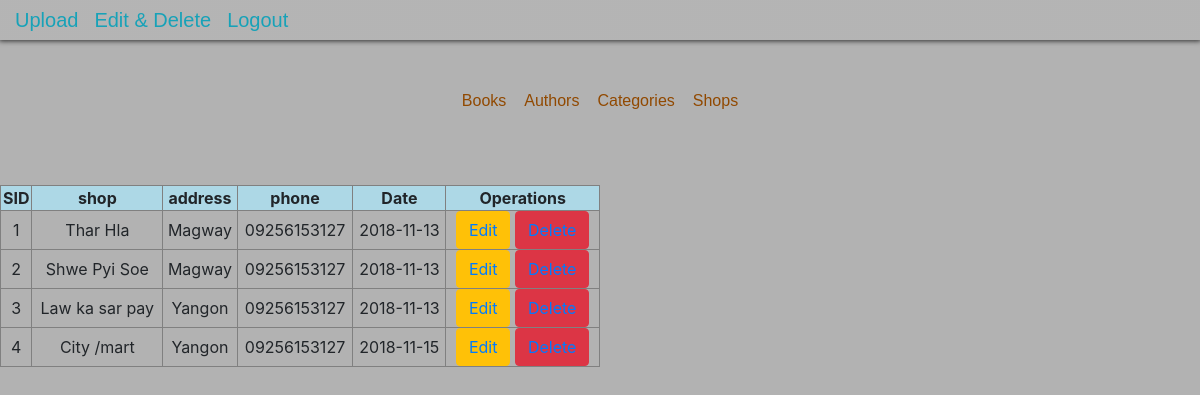
The page /edit_shops.php on the database its author committed.
### tables this page shows
CREATE TABLE `shops` (
  `sid` int(20) NOT NULL,
  `sname` varchar(50) NOT NULL,
  `address` varchar(100) NOT NULL,
  `phone` varchar(100) NOT NULL,
  `date` date NOT NULL
);

### edit_shops.php (the view, shortened to what this page needs)
<!DOCTYPE html>
<html>
<head>
    <link rel="stylesheet" type="text/css" href="css/bootstrap.min.css">
    <link rel="stylesheet" type="text/css" href="vendor/fontawesome-free/css/all.min.css">
    <link href="css/custom.css" rel="stylesheet" type="text/css">
    <link rel="stylesheet" type="text/css" href="css/animate.css">
</head>
<body>
<section class="container-fluid section-data navsection ">
    <ul class="nav center">
        <li class="nav-item">
            <a class="navbar-brand english text-info" href="upload.php">Upload</a>
        </li>
        <li class="nav-item">
            <a class="navbar-brand english text-info" href="edit.php">Edit & Delete</a>
        </li>
        <li class="nav-item">
            <a class="navbar-brand english text-info" href="home.php">Logout</a>
        </li>
    </ul>
</section>
<br><br>
<center>
        <a href="edit_books.php" class="english bigTitle">Books</a>&nbsp&nbsp&nbsp
        <a href="edit_authors.php" class="english bigTitle">Authors</a>&nbsp&nbsp&nbsp
        <a href="edit_categories.php" class="english bigTitle">Categories</a>&nbsp&nbsp&nbsp
        <a href="edit_shops.php" class="english bigTitle">Shops</a>
</center>
<br><br><br>
<div>
    <form action="#" method="post">
                <?php
                    $server = "localhost";
                    $username = "root";
                    $password = "";
                    $dbname = "online_book";
                    $conn = mysqli_connect($server,$username,$password,$dbname);
                    if(!$conn){
                        echo "Not connected..";
                    }else{
                    mysqli_select_db($conn,$dbname);
                        echo "<table border='1' width='50%' cellpadding='0' align='center'>
                        <tr align='center' bgcolor='lightblue'>
                            <th widht='25%'>SID</th>
                            <th widht='25%'>shop</th>
                            <th widht='25%'>address</th>
                            <th widht='25%'>phone</th>
                            <th widht='25%'>Date</th>
                            <th widht='25%'>Operations</th>
                            </tr>";
                        $sql_shops = "select * from shops";
                        $shops = mysqli_query($conn,$sql_shops);
                        while($row=mysqli_fetch_array($shops)){
                            $sid = $row["sid"];
                            $sname = $row["sname"];
                            $address = $row["address"];
                            $phone = $row["phone"];
                            $date = $row["date"];
                            echo "<tr align='center'>";
                            echo "<td>".$sid."</td>";
                            echo "<td>".$sname."</td>";
                            echo "<td>".$address."</td>";
                            echo "<td>".$phone."</td>";
                            echo "<td>".$date."</td>";
                            echo "<td><button class='btn btn-warning text-info'><a href='update_shops.php?id=".$sid."'>Edit</a></button>
                            <button class='btn btn-danger text-info'><a href='delete_shops.php?id=".$sid."'>Delete</a></button>
                            </td>";
                            echo "</tr>";
                        }
                    echo "</table>";
                }
            ?>
        </form>
</div>
</body>
</html>

### css/custom.css (style rules this page uses)
.section-data,.dd { background: linear-gradient(rgba(200,200,200,0.1),rgba(200,200,200,0.1)),url('../img/bgg.png'); }
.english { font-family: Cambria,Arial,SansSerif; }
.bigTitle { font-family: Cambria,Arial,SansSerif; color: #914900; }
.navsection { box-shadow: 0px 0px 5px 1px rgba(0,0,0,0.75); }
* { margin:0; padding: 0; }
body { background: rgba(0,0,0,0.3); }

### rows shown on the page
shops: sid "1", sname "Thar Hla", address "Magway", phone "09256153127", date "2018-11-13"
shops: sid "2", sname "Shwe Pyi Soe", address "Magway", phone "09256153127", date "2018-11-13"
shops: sid "3", sname "Law ka sar pay", address "Yangon", phone "09256153127", date "2018-11-13"
shops: sid "4", sname "City /mart", address "Yangon", phone "09256153127", date "2018-11-15"
